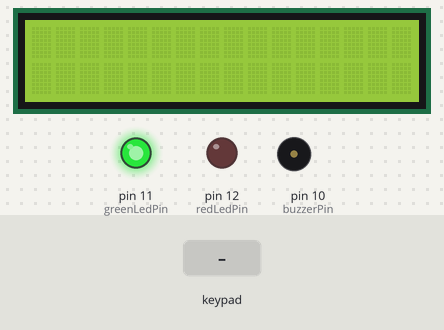
Simulated run of this sketch. Board: Arduino Uno, built with avr-gcc and run on an emulated ATmega328P. Parts: 16×2 character LCD, output pins drawn as LEDs (lit = HIGH), buzzer (waves = sounding). Dashed ring = blinking. The test bench sets the inputs (shaded band).

Above: at 1.2 s.
1.3 s: keypad keys 1 2 3 A pressed 0.4 s apart
At 3.7 s:
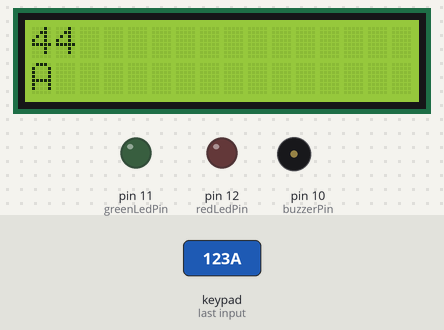
4.4 s: key 'A' pressed
At 5.8 s:
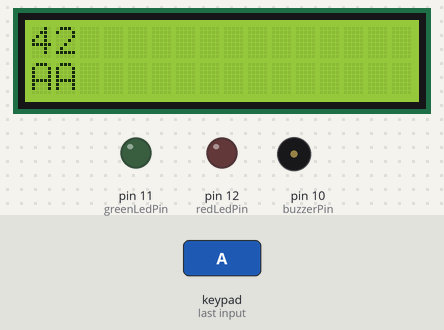
6.6 s: keypad keys 9 8 7 6 D pressed 0.4 s apart
At 8.8 s:
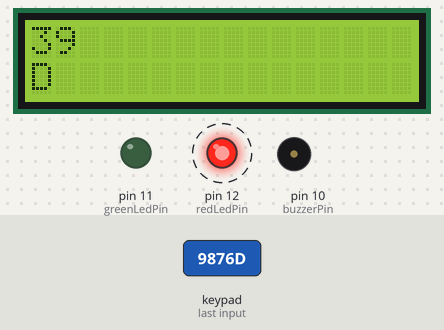
10.1 s: key 'B' pressed
At 11.8 s:
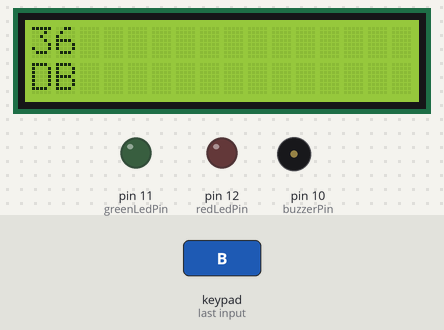
Timing chart, 0 to 53.5 s (numbered marks = the images above; inputs shaded):
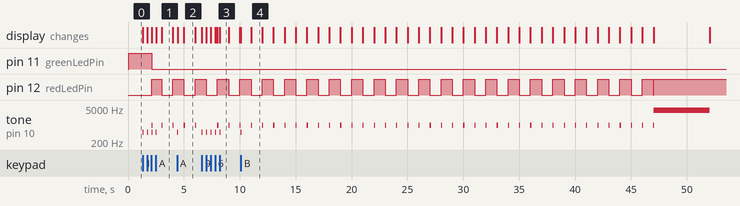

The sketch:

paintball-bomb.ino
```cpp
#include <Wire.h>
#include <LiquidCrystal_I2C.h>
#include <Keypad.h>
#include <TimeLib.h>

const byte keypadRows= 4;
const byte keypadCols= 4;
const byte lcdAdress = 0x27;
const char keymap[keypadRows][keypadCols]= {
  {'1', '2', '3', 'A'},
  {'4', '5', '6', 'B'},
  {'7', '8', '9', 'C'},
  {'*', '0', '#', 'D'}
};
const byte keypadRowPins[keypadRows] = {9,8,7,6};
const byte keypadColPins[keypadCols]= {5,4,3,2};

const char settingsDigit = '#';
const char timeSettings = '1';
const char codeSettings = '2';
const char validSettingsDigits[] = {'1', '2'};
const char validTimerDigits[] = {'0', '1', '2', '3', '4', '5', '6', '7', '8', '9'};
const char validCodeDigits[] = {'0', '1', '2', '3', '4', '5', '6', '7', '8', '9', 'A', 'B', 'C', 'D'};
const String explodeText = "!!!!!!!!!!!!!!!!";
const String tText = "Terrorists";
const String ctText = "Counter Terrorists";
const String winText = "win!";
const String setTimerText = "Set the time:";
const String setCodeText = "Set the code:";
const int buzzerPin = 10;
const int greenLedPin = 11;
const int redLedPin = 12;
const int buzzerTickFrequency = 1000;
const int buzzerButtonFrequency = 500;
const int buzzerExplodeFrequency = 4000;
const int buzzerTickPeriod = 100;
const int buzzerButtonPeriod = 50;

Keypad myKeypad= Keypad(makeKeymap(keymap), keypadRowPins, keypadColPins, keypadRows, keypadCols);
LiquidCrystal_I2C lcd(lcdAdress, 16, 2);

time_t startTime;
time_t timeLeft;
time_t lastTimeLeft;
int greenLedState;
int redLedPinState;
enum BombState {
  idle,
  armed,
  finished,
  settings,
  setTimer,
  setCode
};
BombState currentBombState;
int timerVal = 45;
String codeVal = "123";//7355608
String input;

void setup(){
  //Serial.begin(9600);
  lcd.init();
  lcd.backlight();
  pinMode(greenLedPin, OUTPUT);
  pinMode(redLedPin, OUTPUT);
  pinMode(buzzerPin, OUTPUT);
  digitalWrite(greenLedPin, HIGH);
  currentBombState = idle;
}

void loop(){
  char keyPressed = myKeypad.getKey();

  if(keyPressed != NO_KEY){
    tone(buzzerPin, buzzerButtonFrequency, buzzerButtonPeriod);
  }

  switch(currentBombState){
    case idle:
        if(validateDigitInput(keyPressed, validCodeDigits, sizeof(validCodeDigits)/sizeof(validCodeDigits[0]))){
            input += keyPressed;
            overrideLcd(input, "");
            if(input.length() == codeVal.length()){
              if(validCode()){
                startTime = now();
                digitalWrite(greenLedPin, LOW);
                currentBombState = armed;
              }
            }
        }else if(keyPressed == settingsDigit && input.length() == 0){
          input += keyPressed;
          overrideLcd(input, "");
          currentBombState = settings;
        }
        break;
    case armed:
        timeLeft = timerVal - (now() - startTime);
        if(timeLeft != lastTimeLeft){
          bombTick();
          lastTimeLeft = timeLeft;
        }

        if(timeLeft <= 0){
          explode();
          currentBombState = finished;
        }

        if(validateDigitInput(keyPressed, validCodeDigits, sizeof(validCodeDigits)/sizeof(validCodeDigits[0]))){
          input += keyPressed;
          overrideLcd(String(timeLeft), input);
          if(input.length() == codeVal.length()){
            if(validCode()){
              digitalWrite(redLedPin, LOW);
              digitalWrite(greenLedPin, HIGH);
              overrideLcd(ctText, winText);
              currentBombState = finished;
            }
          }
        }

        break;
    case finished:
        if(keyPressed == settingsDigit){
          digitalWrite(greenLedPin, HIGH);
          digitalWrite(redLedPin, LOW);
          overrideLcd("", "");
          currentBombState = idle;
        }
        break;
    case settings:
        if(validateDigitInput(keyPressed, validSettingsDigits, sizeof(validSettingsDigits)/sizeof(validSettingsDigits[0]))){
            input += keyPressed;
            overrideLcd(input, "");
            input = "";
            switch(keyPressed){
                case timeSettings:
                  overrideLcd(setTimerText, "");
                  currentBombState = setTimer;
                  break;
                case codeSettings:
                 overrideLcd(setCodeText, "");
                 currentBombState = setCode;
                 break;
            }
        }
        break;
    case setTimer:
        if(validateDigitInput(keyPressed, validTimerDigits, sizeof(validTimerDigits)/sizeof(validTimerDigits[0]))){
          input += keyPressed;
          overrideLcd(setTimerText, input);
        }else if(keyPressed == settingsDigit){
            timerVal = input.toInt();
            input = "";
            overrideLcd("", "");
            currentBombState = idle;
        }
        break;
    case setCode:
        if(validateDigitInput(keyPressed, validCodeDigits, sizeof(validCodeDigits)/sizeof(validCodeDigits[0]))){
          input += keyPressed;
          overrideLcd(setCodeText, input);
        }else if(keyPressed == settingsDigit){
            codeVal = input;
            input = "";
            overrideLcd("", "");
            currentBombState = idle;
        }
        break;
  }
}

boolean validCode(){
    String enteredCode = input;
    input = "";
    overrideLcd("", "");
    if(enteredCode == codeVal){
      return true;
    }else{
      return false;
    }
}

void bombTick(){
  overrideLcd(String(timeLeft), input);
  tone(buzzerPin, buzzerTickFrequency, buzzerTickPeriod);
  digitalWrite(redLedPin,  !digitalRead(redLedPin));
}

void explode(){
  overrideLcd(explodeText, explodeText);
  tone(buzzerPin, buzzerExplodeFrequency);
  digitalWrite(redLedPin, HIGH);
  delay(5000);
  noTone(buzzerPin);
  overrideLcd(tText, winText);
  currentBombState = finished;
}

void overrideLcd(String firstLine, String secondLine){
  lcd.clear();
  lcd.setCursor(0,0);
  lcd.print(firstLine);
  lcd.setCursor(0,1);
  lcd.print(secondLine);
}

boolean validateDigitInput(char digit, char allowedDigits[], int allowedDigitsLen){
  if(digit == NO_KEY) return false;
  for(int i=0;i<allowedDigitsLen;i++){
    if(digit == allowedDigits[i]){
      return true;
    }
  }
  return false;
}
```

Measured:
- after the input at 1.3 s, pin 11 (greenLedPin): HIGH → LOW after 0.82 s; pin 12 (redLedPin): LOW → HIGH after 0.82 s, → LOW 0.88 s later, → HIGH 1.0 s later
- after the input at 4.4 s, the display: first changes after 0.05 s (image 2 shows a later state)
- after the input at 6.6 s, the display: first changes at once (image 3 shows a later state)
- after the input at 10.1 s, the display: first changes at once (image 4 shows a later state)
- what the display in image 1 shows lasts 1.0 s, from 3.0 s to 4.0 s
